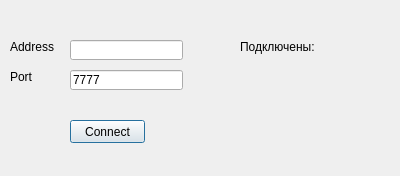
<?xml version="1.0" encoding="UTF-8"?>
<ui version="4.0">
 <class>Dialog</class>
 <widget class="QDialog" name="Dialog">
  <property name="geometry">
   <rect>
    <x>0</x>
    <y>0</y>
    <width>400</width>
    <height>176</height>
   </rect>
  </property>
  <property name="windowTitle">
   <string>Dialog</string>
  </property>
  <widget class="QPushButton" name="pushButton">
   <property name="geometry">
    <rect>
     <x>70</x>
     <y>120</y>
     <width>75</width>
     <height>23</height>
    </rect>
   </property>
   <property name="text">
    <string>Connect</string>
   </property>
  </widget>
  <widget class="QLineEdit" name="lineEdit">
   <property name="geometry">
    <rect>
     <x>70</x>
     <y>40</y>
     <width>113</width>
     <height>20</height>
    </rect>
   </property>
  </widget>
  <widget class="QLineEdit" name="lineEdit_2">
   <property name="geometry">
    <rect>
     <x>70</x>
     <y>70</y>
     <width>113</width>
     <height>20</height>
    </rect>
   </property>
   <property name="text">
    <string>7777</string>
   </property>
  </widget>
  <widget class="QLabel" name="label">
   <property name="geometry">
    <rect>
     <x>10</x>
     <y>40</y>
     <width>47</width>
     <height>14</height>
    </rect>
   </property>
   <property name="text">
    <string>Address</string>
   </property>
  </widget>
  <widget class="QLabel" name="label_2">
   <property name="geometry">
    <rect>
     <x>10</x>
     <y>70</y>
     <width>47</width>
     <height>14</height>
    </rect>
   </property>
   <property name="text">
    <string>Port</string>
   </property>
  </widget>
  <widget class="QLabel" name="label_3">
   <property name="geometry">
    <rect>
     <x>240</x>
     <y>40</y>
     <width>141</width>
     <height>81</height>
    </rect>
   </property>
   <property name="text">
    <string>Подключены:</string>
   </property>
   <property name="alignment">
    <set>Qt::AlignLeading|Qt::AlignLeft|Qt::AlignTop</set>
   </property>
  </widget>
 </widget>
 <resources/>
 <connections/>
</ui>
